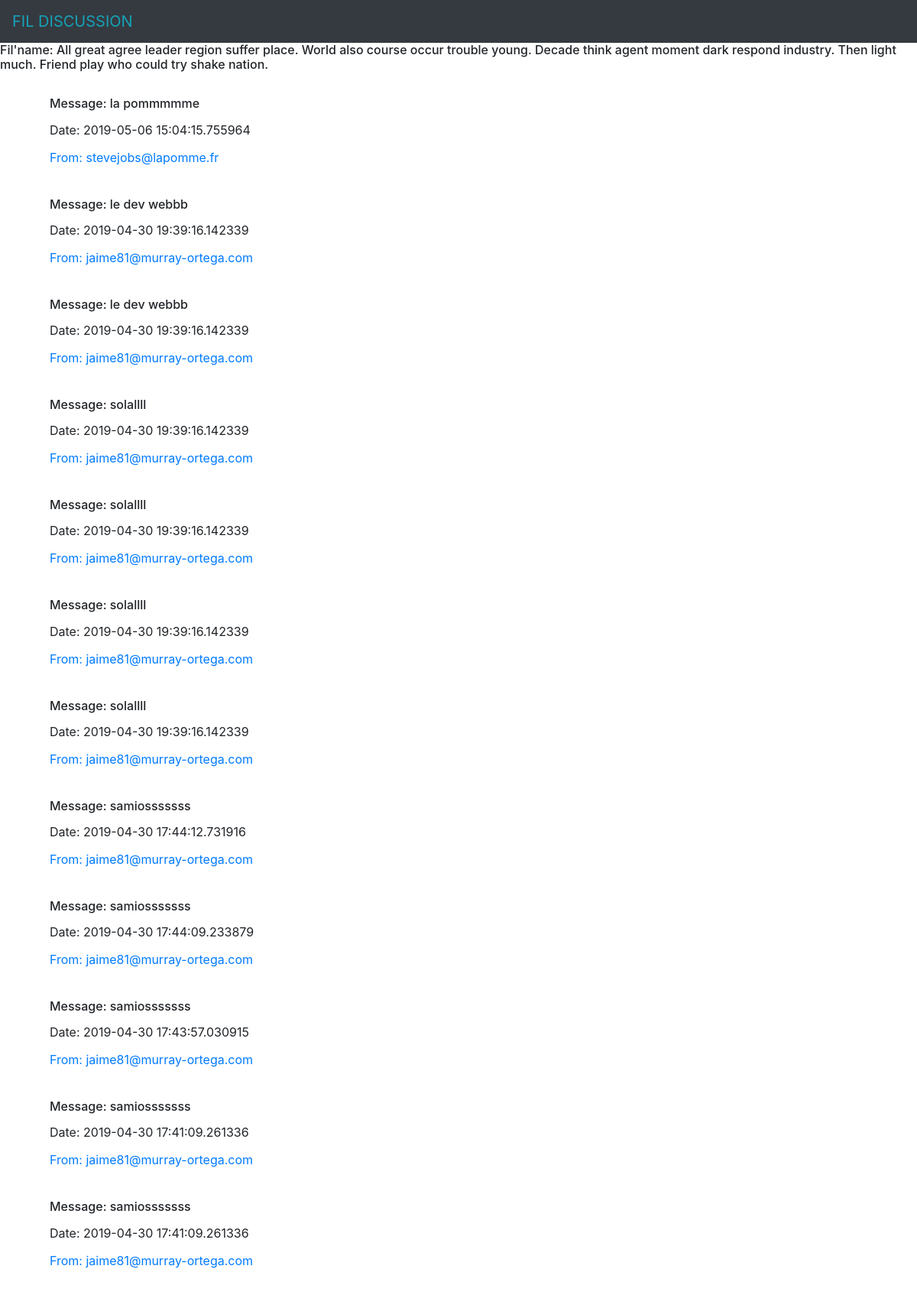
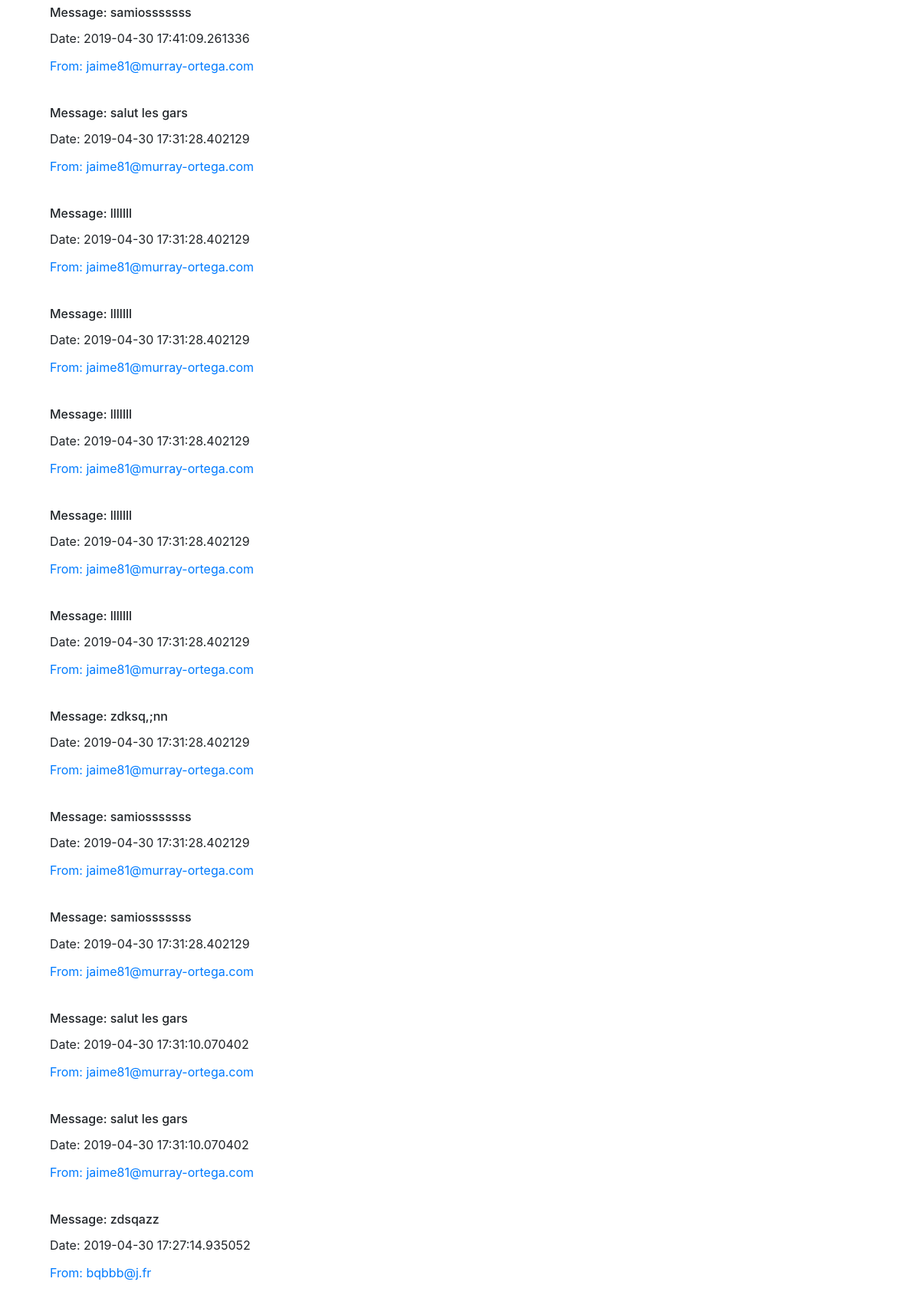
The page /liste_messages/1/ (upper part) on the database its author committed (2 pictures, top to bottom).
### models.py (models this page shows)
class Discussion(db.Model):
  id = db.Column(db.Integer, primary_key=True)
  title = db.Column(db.Text)

class Message(db.Model):
  id = db.Column(db.Integer, primary_key=True)
  text = db.Column(db.Text)
  date = db.Column(db.DateTime, default=datetime.datetime.now)
  discussion_id = db.Column(db.Integer, db.ForeignKey('discussion.id'), nullable=False)
  user_id = db.Column(db.Integer, db.ForeignKey('user.id'), nullable=False)

class User(db.Model):
  id = db.Column(db.Integer, primary_key=True)
  username = db.Column(db.Text)
  password = db.Column(db.Text)

### app.py (the view, shortened to what this page needs)
@app.route('/liste_messages/<int:discussion_id>/',methods=['GET', 'POST'])
def liste_messages(discussion_id):
    discussion = Discussion.query.filter_by(id=discussion_id).first()
    messages = Message.query.filter_by(discussion_id=discussion_id).order_by(Message.date.desc()).all()
    for message in messages:
        message.user = User.query.filter_by(id=message.user_id).first()
    return render_template('liste_message.html',messages=messages,discussion=discussion)

### templates/liste_message.html (shortened to what this page needs)
<!DOCTYPE html>
<html>
<head>
  <link rel="stylesheet" href="https://stackpath.bootstrapcdn.com/bootstrap/4.3.1/css/bootstrap.min.css">
<nav class="navbar navbar-dark bg-dark">
    <a class="navbar-brand text-info" href="#">FIL DISCUSSION</a>
  </nav>
  <h6 class="card-title">Fil'name: {{discussion.title}}</h6>
</head>
<div class="col order-first">
<div class="col order-first">
      <div class="container">
  <div class="row">
    <div class="col order-last">
  {% for message in messages %}
  <div class="card-body">
    <h6 class="card-title">Message: {{message.text}}</h6>
    <p class="card-title">Date: {{message.date}}</p>
    <a href='/profile/{{message.user.id}}/' class="card-title">From: {{message.user.username}} </a>
  </div>
  {% endfor %}
  </div>
</div>
</body>
</html>

### rows shown on the page
Discussion: title "All great agree leader region suffer place. World also course occur trouble young. Decade think agent moment dark respond industry. Then light much. Friend play who could try shake nation."
Message: text "la pommmmme", date "2019-05-06 15:04:15.755964", user.username "stevejobs@lapomme.fr"
Message: text "le dev webbb", date "2019-04-30 19:39:16.142339", user.username "jaime81@murray-ortega.com"
Message: text "le dev webbb", date "2019-04-30 19:39:16.142339", user.username "jaime81@murray-ortega.com"
Message: text "solallll", date "2019-04-30 19:39:16.142339", user.username "jaime81@murray-ortega.com"
Message: text "solallll", date "2019-04-30 19:39:16.142339", user.username "jaime81@murray-ortega.com"
Message: text "solallll", date "2019-04-30 19:39:16.142339", user.username "jaime81@murray-ortega.com"
Message: text "solallll", date "2019-04-30 19:39:16.142339", user.username "jaime81@murray-ortega.com"
Message: text "samiosssssss", date "2019-04-30 17:44:12.731916", user.username "jaime81@murray-ortega.com"
Message: text "samiosssssss", date "2019-04-30 17:44:09.233879", user.username "jaime81@murray-ortega.com"
Message: text "samiosssssss", date "2019-04-30 17:43:57.030915", user.username "jaime81@murray-ortega.com"
Message: text "samiosssssss", date "2019-04-30 17:41:09.261336", user.username "jaime81@murray-ortega.com"
Message: text "samiosssssss", date "2019-04-30 17:41:09.261336", user.username "jaime81@murray-ortega.com"
Message: text "samiosssssss", date "2019-04-30 17:41:09.261336", user.username "jaime81@murray-ortega.com"
Message: text "salut les gars", date "2019-04-30 17:31:28.402129", user.username "jaime81@murray-ortega.com"
Message: text "lllllll", date "2019-04-30 17:31:28.402129", user.username "jaime81@murray-ortega.com"
Message: text "lllllll", date "2019-04-30 17:31:28.402129", user.username "jaime81@murray-ortega.com"
Message: text "lllllll", date "2019-04-30 17:31:28.402129", user.username "jaime81@murray-ortega.com"
Message: text "lllllll", date "2019-04-30 17:31:28.402129", user.username "jaime81@murray-ortega.com"
Message: text "lllllll", date "2019-04-30 17:31:28.402129", user.username "jaime81@murray-ortega.com"
Message: text "zdksq,;nn", date "2019-04-30 17:31:28.402129", user.username "jaime81@murray-ortega.com"
Message: text "samiosssssss", date "2019-04-30 17:31:28.402129", user.username "jaime81@murray-ortega.com"
Message: text "samiosssssss", date "2019-04-30 17:31:28.402129", user.username "jaime81@murray-ortega.com"
Message: text "salut les gars", date "2019-04-30 17:31:10.070402", user.username "jaime81@murray-ortega.com"
Message: text "salut les gars", date "2019-04-30 17:31:10.070402", user.username "jaime81@murray-ortega.com"
Message: text "zdsqazz", date "2019-04-30 17:27:14.935052", user.username "bqbbb@j.fr"
